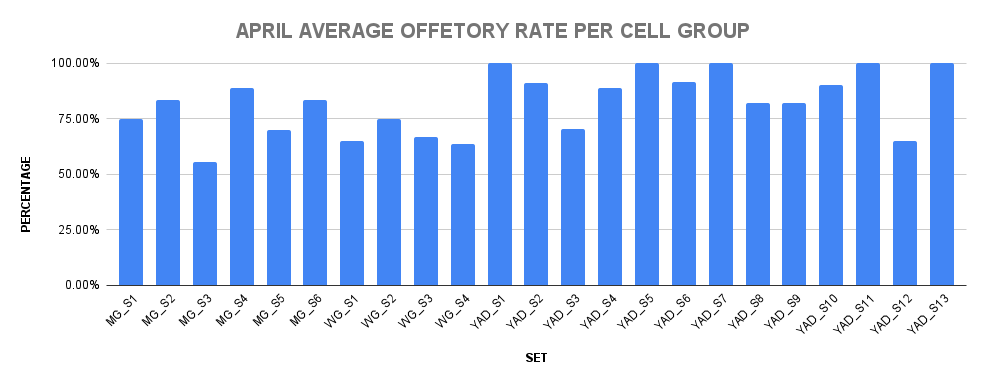
#> input picture play.png, 986 x 384 px
$ jupyter execute --allow-errors numpy-tutorial.ipynb
#> lines starting #> are read from the running program, lines starting #| are printed output that depends on the picture
<font color='cadetblue'>About:</font>
---
In this kernel you will get to know about all the stuffs about `NumPy`. This kernel covers basic to advanced aspects of `NumPy`.

<font color='red'>Hoping that you will like it.</font>
---

<font color='cadetblue'>What is numpy?</font>
---

NumPy is the fundamental package for scientific computing in Python. It is a Python library that provides a multidimensional array object, various derived objects (such as masked arrays and matrices), and an assortment of routines for fast operations on arrays, including mathematical, logical, shape manipulation, sorting, selecting, I/O, discrete Fourier transforms, basic linear algebra, basic statistical operations, random simulation and much more.

---

<h1 align='center'> Basics</h1>

*  NumPy’s array class is called `ndarray`. It is also known by the alias `array`. Note that `numpy.array` is not the same as the Standard Python Library class `array.array`, which only handles one-dimensional arrays and offers less functionality. The more important attributes of an `ndarray` object are:
    - `ndarray.ndim:` The number of axes(dimensions) of the array.
    - `ndarray.shape:` The dimension of array.For a matrix with x rows and y columns, shape will be (x,y).
    - `ndarray.size:` The total number of elements of the array or It is equal to the product of the elements of the `shape`.
    - `ndarray.dtype:` The type of the elements in the array. Additionally NumPy provides types of its own like- numpy.int32, numpy.int16, and numpy.float64.
    - `ndarray.itemsize:` The size in bytes of each element of the array.
    - `ndarray.data:` The buffer containing the actual elements of the array.

## Creating a NumPy array

[cell 1]
import numpy as np

<font color='cadetblue' size='4'>Basic ndarray</font>

[cell 2]
np.array([1,2,3,4], dtype = np.int32).itemsize

[cell 3]
arr1 = np.array([[1,2,3,4,5],[1,2,3,4,5]], dtype=np.float32)
print(arr1.itemsize)
print(arr1.dtype)

[cell 4]
# We can specify the type of data inside the array:
np.array([1,2,3,4],dtype=np.float32)

<font size='4' font='italic'>Since NumPy arrays can contain only homogeneous datatypes, values will be upcast if the types do not match:</font>

[cell 5]
np.array([1,2,3.0,4])

**NumPy arrays can be multi-dimensional too.**

[cell 6]
a = np.array([[1,2,3,4],[5,6,7,8]])
a

[cell 7]
print(a.ndim)

[cell 8]
np.ndim(a)

<font color='cadetblue' size='4'>Array of zeros</font>

[cell 9]
np.zeros(5,dtype =int)

[cell 10]
np.zeros((3,4))

<font color='cadetblue' size='4'>Array of Ones</font>

[cell 11]
np.ones(5,dtype=np.int32)

[cell 12]
np.ones((2,3), dtype=int)

[cell 13]
np.random.rand()

<font color='cadetblue' size='4'>Random number in array</font>

[cell 14]
# random
int(np.floor(np.random.random()*5) + 1)

[cell 15]
# An array of the choice
np.full((2,3),5)

<font color='cadetblue' size='4'>Evenly spaced ndarray</font>

[cell 16]
np.arange(6).reshape(2,3)

[cell 17]
np.arange(10).reshape(2,5)

**Another similar function is `np.linspace()`, but instead of step size, it takes in the number of samples that need to be retrieved from the interval. A point to note here is that the last number is included in the values returned unlike in the case of `np.arange()`.**

[cell 18]
np.linspace(0,1,11)

[cell 19]
np.arange(0,1.1,0.1)

<font color='cadetblue' size='4'>Identity Matrix in NumPy</font>

[cell 20]
np.eye(3, dtype=int)

[cell 21]
np.eye(2, dtype=int)

**NumPy gives you the flexibility to change the diagonal along which the values have to be 1s. You can either move it above the main diagonal:**

[cell 22]
np.eye(3,k=-1)

**Or move it below the main diagonal**

[cell 23]
np.eye(3,k=-1)

<h1 align='center'>The Shape and Reshaping of NumPy Arrays</h1>

[cell 24]
a = np.array([[5,10,15],[20,25,20]])
print('Array:','\n',a)
print('Dimension of the array:','\n',a.ndim)

[cell 25]
a1 = np.array([1,2,3])
print(a1)
print(f"Num of dims: {a1.ndim}")

[cell 26]
a1 = np.array([1,2,3]).reshape(3,1)
print(a1)
print(f"Num of dims: {a1.ndim}")

[cell 27]
a = np.arange(6).reshape(2,3)
print('Array:','\n',a)
print('Shape of the array:','\n',a.shape)
print('Number of rows = ',a.shape[0])
print('Number of columns = ',a.shape[1])
print('Size of array :',a.size)
print('Manual determination of size of array :',a.shape[0]*a.shape[1])

<font color='cadetblue' size='4'>Reshaping a NumPy array</font>

[cell 28]
# reshape
a = np.array([3,6,9,12])
np.reshape(a,(2,2))

[cell 29]
a = np.array([3,6,9,12,18,24])
print('Three rows :','\n',np.reshape(a,(3,-1)))
print('Three columns :','\n',np.reshape(a,(-1,3)))

<font color='cadetblue' size='4'>Flattening a NumPy array</font>

[cell 30]
a = np.ones((2,2))
b = a.flatten()
c = a.ravel()
print('Original shape :', a.shape)
print('Array :','\n', a)
print('Shape after flatten :',b.shape)
print('Array :','\n', b)
print('Shape after ravel :',c.shape)
print('Array :','\n', c)

[cell 31]
b[0]

[cell 32]
b[0] = 0
print(a)

**In this case, the change made was not reflected in the original array.**

[cell 33]
c[0] = 0
print(a)

**But here, the changed value is also reflected in the original ndarray.**

What is happening here is that `flatten()` creates a ***Deep copy*** of the ndarray while `ravel()` creates a ***Shallow copy*** of the ndarray.

> Deep copy means that a completely new ndarray is created in memory and the ndarray object returned by flatten() is now pointing to this memory location. Therefore, any changes made here will not be reflected in the original ndarray.

> A Shallow copy, on the other hand, returns a reference to the original memory location. Meaning the object returned by ravel() is pointing to the same memory location as the original ndarray object. So, definitely, any changes made to this ndarray will also be reflected in the original ndarray too.

<h1 align='center'>Maths with NumPy arrays<h1>

[cell 34]
data = np.array([1,2])
ones = np.ones(2, dtype=int)

[cell 35]
data

[cell 36]
ones

[cell 37]
#Addition
add = data+ones
print('Addition of two array','\n',add)

[cell 38]
add.ndim

[cell 39]
#Subtraction:
sub = data - ones
print('Subraction of two array:','\n',sub)

#Multiplication:
multi = data*data
print('Multiplication of two array','\n',multi)

#Division:
div = data/data
print('Division by a constant','\n',div)

<font color='cadetblue' size='4'>Mean, Median and Standard deviation</font>

[cell 40]
a = np.arange(5,15,2)
print('Mean :',np.mean(a))
print('Standard deviation :',np.std(a))
print('Median :',np.median(a))

[cell 41]
np.info(a)

<font color='cadetblue' size='4'>Min-Max values and their indexes</font>

[cell 42]
a = np.array([[1,6], [4,3]])
# minimum along a column
print('Min :',np.min(a,axis=0))
# maximum along a row
print('Max :',np.max(a,axis=1))

[cell 43]
np.max(a)

[cell 44]
np.min(a)

[cell 45]
a = np.array([[1,6,5],
[4,3,7]])
# minimum index of flattened array
print('Min :',np.argmin(a))
# minimum index along a column
print('Min :',np.argmin(a,axis=0))
# maximum index along a row
print('Max :',np.argmax(a,axis=1))

[cell 46]
a

[cell 47]
np.sort(a)

<h1 align='center'>Sorting in NumPy arrays</h1>

[cell 48]
a = np.array([1,4,2,5,3,6,8,7,9])
print('Sorted array:','\n',np.sort(a, kind='quicksort'))

b = np.array([[5,6,7,4],
              [9,2,3,7]])# sort along the column
print(b)
print('Sort along column :','\n',np.sort(b, kind='mergresort',axis=1))
# sort along the row
print('Sort along row :','\n',np.sort(b, kind='mergresort',axis=0))

[cell 49]
a10 = np.array([1,4,2,5,3,6,8,7,9],ndmin=5)
#> (the rest of this cell did not finish here and is left out)

[cell 50]
a10.ndim

<h1 align='center'>Indexing and Slicing of NumPy array</h1>

<font color='cadetblue' size='4'>Slicing 1-D NumPy arrays</font>

[cell 51]
a = np.array([1,2,3,4,5,6])
print(a[1:5])

[cell 52]
print(a[:6:2])
print(a[1::2])
print(a[1:6:])

<font color='cadetblue' size='4'>Slicing 2-D NumPy arrays</font>

[cell 53]
a = np.array([[1,2,3],[4,5,6]])
print(a,"\n")
# print first row values
print('First row values :','\n',a[0:1,:])
# with step-size for columns
print('Alternate values from first row:','\n',a[0:1,::2])
#
print('Second column values :','\n',a[:,1::2])
print('Arbitrary values :','\n',a[0:1,1:3])

[cell 54]
a3 = np.array([[1,2,3,6],[4,5,6,8],[9,10,11,12],[13,14,15,16]])
a3

[cell 55]
a3[2:,2:]

<font color='cadetblue' size='4'>Slicing 3-D NumPy arrays</font>

**So far we haven’t seen a 3-D array. Let’s first visualize how a 3-D array looks like:**

[cell 56]
a = np.array([[[1,2],[3,4],[5,6]],# first axis array
    [[7,8],[9,10],[11,12]],# second axis array
    [[13,14],[15,16],[17,18]],[[13,14],[15,16],[17,18]]])# third axis array
# 3-D array
print(a)

[cell 57]
a[3,1:,1:]

[cell 58]
print('First array, first row, first column value :','\n',a[0,0,0])
print('First array last column :','\n',a[0,:,1])
print('First two rows for second and third arrays :','\n',a[1:,0:2,0:2])

[cell 59]
a.flatten()

[cell 60]
a5 = np.ones((2,3),dtype=int)
a5

[cell 61]
a5_3D= np.array([a5,a5,a5,a5])
print(a5_3D)
a.ndim

[cell 62]
a5_3D.sum(axis = 1)

[cell 63]
a.ndim

**If in case you wanted the values as a single dimension array, you can always use the flatten() method to do the job!**

[cell 64]
print('Printing as a single array :','\n',a[1:,0:2,0:2].flatten())

<h1 align='center'>NumPy arrays and Images</h1>

[cell 65]
import numpy as np
import matplotlib.pyplot as plt
from scipy import misc
import cv2

# read image
img = cv2.imread('./play.png')
#> img is the input picture: shape (384, 986, 3); mean B, G, R 247.8, 218.3, 200.6
img

[cell 66]
plt.imshow(img)
print(img.shape)
#| (384, 986, 3)

[cell 67]
# flip
plt.imshow(np.flip(img, axis=1))
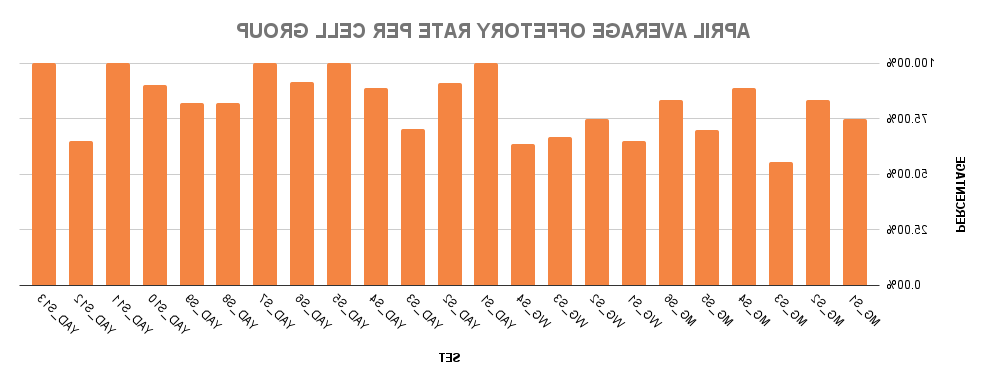
#> shown: shape (384, 986, 3); mean R, G, B 247.8, 218.3, 200.6

[cell 68]
img_array = img / 255
img_array.max(), img_array.min()
#> Out = (1, 0)

[cell 69]
img_array.dtype

[cell 70]
img_gray = img_array @ [0.2126, 0.7152, 0.0722]
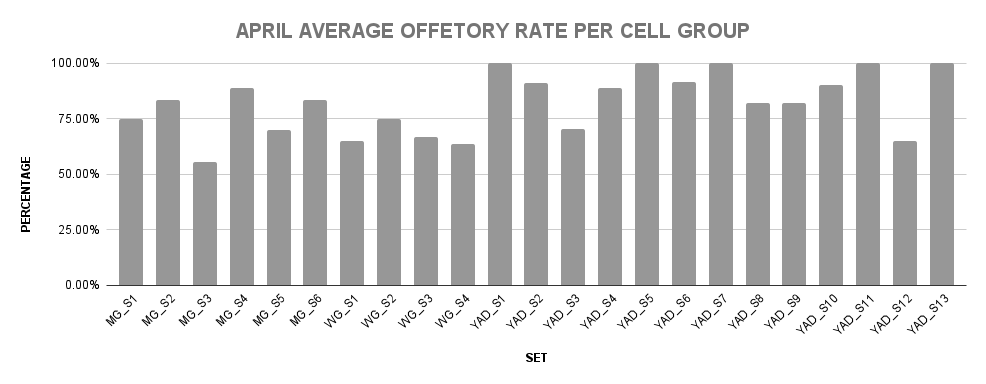
#> img_gray: shape (384, 986) float64; min 0, max 1, mean 0.876

[cell 71]
img_gray.shape
#> Out = (384, 986)
